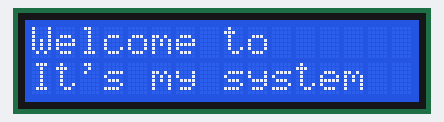
Simulated run of this sketch. Board: Arduino Uno, built with avr-gcc and run on an emulated ATmega328P. Shown: 16×2 character LCD.

Above: at 0.1 s.
At 2.2 s:
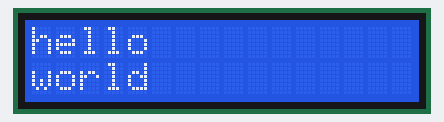

The sketch:

LCD.ino
```cpp
#include <LiquidCrystal_I2C.h> //引用I2C库
#include <Wire.h>
LiquidCrystal_I2C lcd(0x3F,16,2);
void setup() {
lcd.init(); // 初始化LCD
lcd.backlight(); //设置LCD背景等亮
lcd.setCursor(0,0); //设置显示指针
lcd.print("Welcome to "); //输出字符到LCD1602上
lcd.setCursor(0,1);
lcd.print("It's my system");
delay(2000);
lcd.clear();
}

void loop() {
// put your main code here, to run repeatedly:
lcd.setCursor(0,0);
lcd.print("hello");
lcd.setCursor(0,1);
lcd.print("world");
}
```
